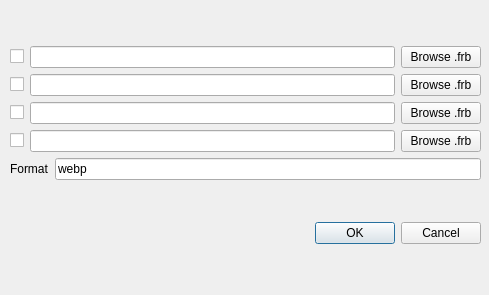
<?xml version="1.0" encoding="UTF-8"?>
<ui version="4.0">
 <class>ScreenshotDialog</class>
 <widget class="QDialog" name="ScreenshotDialog">
  <property name="geometry">
   <rect>
    <x>0</x>
    <y>0</y>
    <width>489</width>
    <height>295</height>
   </rect>
  </property>
  <property name="windowTitle">
   <string>Dialog</string>
  </property>
  <widget class="QWidget" name="verticalLayoutWidget">
   <property name="geometry">
    <rect>
     <x>10</x>
     <y>10</y>
     <width>471</width>
     <height>271</height>
    </rect>
   </property>
   <layout class="QVBoxLayout" name="verticalLayout">
    <property name="sizeConstraint">
     <enum>QLayout::SetDefaultConstraint</enum>
    </property>
    <item>
     <layout class="QGridLayout" name="gridLayout">
      <item row="1" column="0">
       <layout class="QHBoxLayout" name="horizontalLayout_2">
        <item>
         <widget class="QCheckBox" name="checkBox_2">
          <property name="text">
           <string/>
          </property>
         </widget>
        </item>
        <item>
         <widget class="QLineEdit" name="lineEdit_2"/>
        </item>
        <item>
         <widget class="QPushButton" name="pushButton_2">
          <property name="text">
           <string>Browse .frb</string>
          </property>
         </widget>
        </item>
       </layout>
      </item>
      <item row="3" column="0">
       <layout class="QHBoxLayout" name="horizontalLayout_4">
        <item>
         <widget class="QCheckBox" name="checkBox_4">
          <property name="text">
           <string/>
          </property>
         </widget>
        </item>
        <item>
         <widget class="QLineEdit" name="lineEdit_4"/>
        </item>
        <item>
         <widget class="QPushButton" name="pushButton_4">
          <property name="text">
           <string>Browse .frb</string>
          </property>
         </widget>
        </item>
       </layout>
      </item>
      <item row="2" column="0">
       <layout class="QHBoxLayout" name="horizontalLayout_3">
        <item>
         <widget class="QCheckBox" name="checkBox_3">
          <property name="text">
           <string/>
          </property>
         </widget>
        </item>
        <item>
         <widget class="QLineEdit" name="lineEdit_3"/>
        </item>
        <item>
         <widget class="QPushButton" name="pushButton_3">
          <property name="text">
           <string>Browse .frb</string>
          </property>
         </widget>
        </item>
       </layout>
      </item>
      <item row="0" column="0">
       <layout class="QHBoxLayout" name="horizontalLayout">
        <item>
         <widget class="QCheckBox" name="checkBox">
          <property name="text">
           <string/>
          </property>
         </widget>
        </item>
        <item>
         <widget class="QLineEdit" name="lineEdit"/>
        </item>
        <item>
         <widget class="QPushButton" name="pushButton">
          <property name="text">
           <string>Browse .frb</string>
          </property>
         </widget>
        </item>
       </layout>
      </item>
      <item row="4" column="0">
       <layout class="QHBoxLayout" name="horizontalLayout_5">
        <item>
         <widget class="QLabel" name="label">
          <property name="text">
           <string>Format</string>
          </property>
         </widget>
        </item>
        <item>
         <widget class="QLineEdit" name="format">
          <property name="text">
           <string>webp</string>
          </property>
         </widget>
        </item>
       </layout>
      </item>
     </layout>
    </item>
    <item>
     <widget class="QDialogButtonBox" name="buttonBox">
      <property name="orientation">
       <enum>Qt::Horizontal</enum>
      </property>
      <property name="standardButtons">
       <set>QDialogButtonBox::Cancel|QDialogButtonBox::Ok</set>
      </property>
     </widget>
    </item>
   </layout>
  </widget>
 </widget>
 <resources/>
 <connections>
  <connection>
   <sender>buttonBox</sender>
   <signal>accepted()</signal>
   <receiver>ScreenshotDialog</receiver>
   <slot>accept()</slot>
   <hints>
    <hint type="sourcelabel">
     <x>229</x>
     <y>173</y>
    </hint>
    <hint type="destinationlabel">
     <x>157</x>
     <y>188</y>
    </hint>
   </hints>
  </connection>
  <connection>
   <sender>buttonBox</sender>
   <signal>rejected()</signal>
   <receiver>ScreenshotDialog</receiver>
   <slot>reject()</slot>
   <hints>
    <hint type="sourcelabel">
     <x>297</x>
     <y>179</y>
    </hint>
    <hint type="destinationlabel">
     <x>286</x>
     <y>188</y>
    </hint>
   </hints>
  </connection>
 </connections>
</ui>
